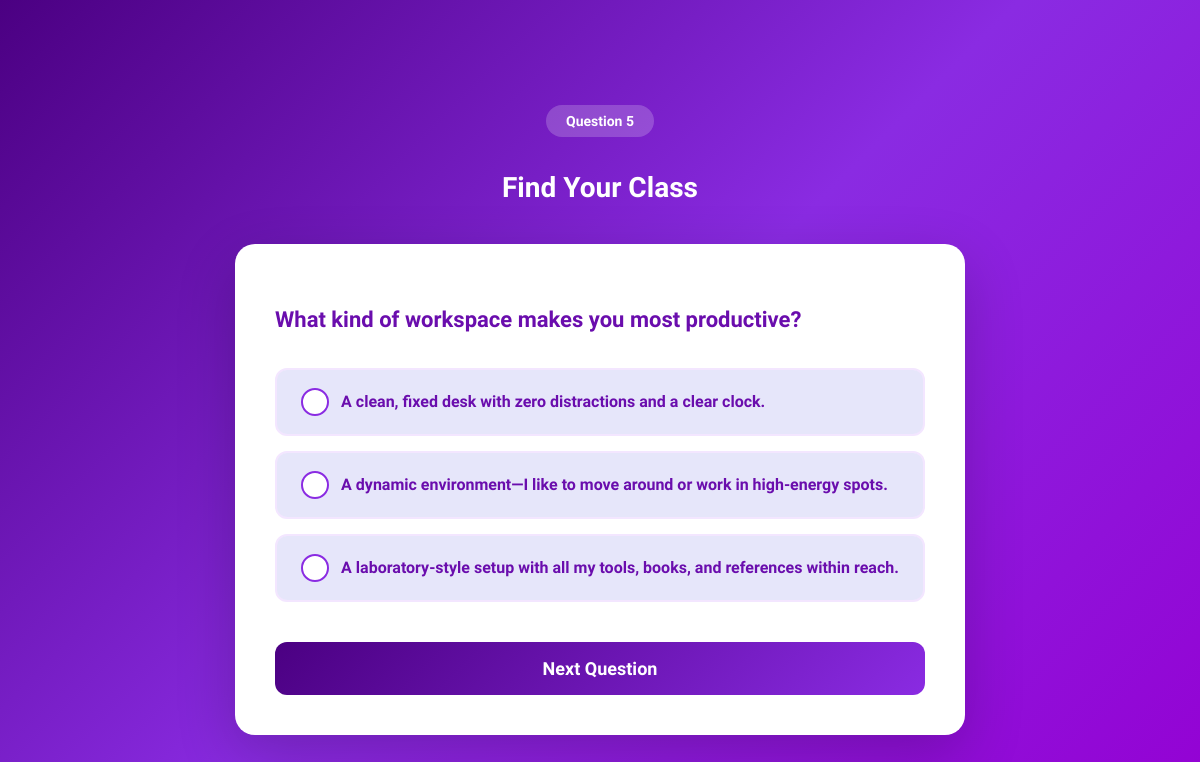
Page /quiz/5/ (signed in) on the committed database.
### quiz/models.py (models this page shows, shortened)
class Quiz_question(models.Model):
    text = models.CharField(max_length=200)
    option_a = models.CharField(max_length=100);#Knights
    option_b = models.CharField(max_length=100)#Ninjas
    option_c = models.CharField(max_length=100)#Alchemists

### quiz/views.py (the view, shortened to what this page needs)
# urls.py: path('quiz/', include('quiz.urls')),
@login_required
def quiz(request, pk):
    key = pk
    question = get_object_or_404(Quiz_question, id=pk)
    return render(request, "quiz/quiz.html", {"key": key, "question": question})

### templates/quiz/quiz.html (shortened to what this page needs)
{% load static %}
<!DOCTYPE html>
<html lang="en">
<head>
    <link rel="stylesheet" href="{% static 'CSS/style.css' %}">
</head>
<body class="quiz-page-body">
    <div class="quiz-container">
        <div class="quiz-header">
            <div class="quiz-counter">Question {{ key }}</div>
            <h1 class="quiz-title">Find Your Class</h1>
        </div>
        <div class="quiz-card">
            <h2 class="question-text">{{ question.text }}</h2>
            <form method="POST">
                <div class="options-container">
                    <label for="option-a" class="option-label">
                        <span class="custom-radio"></span>
                        {{ question.option_a }}
                    </label>
                    <label for="option-b" class="option-label">
                        <span class="custom-radio"></span>
                        {{ question.option_b }}
                    </label>
                    <label for="option-c" class="option-label">
                        <span class="custom-radio"></span>
                        {{ question.option_c }}
                    </label>
                </div>
                <button type="submit" class="submit-button">Next Question</button>
            </form>
        </div>
    </div>
</body>
</html>

### static/CSS/style.css (style rules this page uses)
body, html { margin: 0; padding: 0; font-family: "Trirong", serif; overflow-x: hidden; }
:root { --primary-violet: #8A2BE2; --dark-violet: #4B0082; --light-violet: #E6E6FA; --very-light-violet: #F3E6FF; --violet-text: #6A0DAD; --shadow-violet: rgba(138, 43, 226, 0.3); --transition-smooth: all 0.3s ease; }
.quiz-landing-page, .quiz-page-body { background: linear-gradient(135deg, #4B0082 0%, #8A2BE2 50%, #9400D3 100%); min-height: 100vh; display: flex; align-items: center; justify-content: center; padding: 20px; position: relative; overflow: hidden; margin: 0; }
.quiz-header { text-align: center; margin-bottom: 40px; animation: slideInDown 0.6s ease forwards; }
.quiz-counter { display: inline-block; background: rgba(255, 255, 255, 0.2); color: white; padding: 8px 20px; border-radius: 20px; font-size: 14px; font-weight: 600; margin-bottom: 15px; }
.quiz-title { font-size: 28px; color: white; margin-bottom: 10px; font-weight: 700; }
.quiz-card { background: white; border-radius: 20px; box-shadow: 0 20px 60px rgba(0, 0, 0, 0.2); padding: 40px; animation: slideInUp 0.6s ease forwards; animation-delay: 0.2s; }
.question-text { font-size: 22px; color: #6A0DAD; margin-bottom: 30px; font-weight: 700; line-height: 1.6; }
.options-container { display: flex; flex-direction: column; gap: 15px; margin-bottom: 30px; }
.option-label { display: flex; align-items: center; padding: 18px 24px; background: #E6E6FA; border: 2px solid #F3E6FF; border-radius: 12px; cursor: pointer; transition: var(--transition-smooth); font-size: 16px; color: #6A0DAD; font-weight: 600; }
.custom-radio { display: inline-flex; align-items: center; justify-content: center; width: 24px; height: 24px; border: 2px solid #8A2BE2; border-radius: 50%; margin-right: 12px; transition: var(--transition-smooth); background: white; flex-shrink: 0; }
.submit-button { width: 100%; padding: 16px; background: linear-gradient(135deg, #4B0082 0%, #8A2BE2 100%); color: white; border: none; border-radius: 12px; font-size: 18px; font-weight: 800; cursor: pointer; transition: var(--transition-smooth); font-family: "Trirong", serif; margin-top: 10px; }

### rows in the picture
Quiz_question: text "What kind of workspace makes you most productive?", option_a "A clean, fixed desk with zero distractions and a clear clock.", option_b "A dynamic environment—I like to move around or work in high-energy spots.", option_c "A laboratory-style setup with all my tools, books, and references within reach."

### other values in the picture
{{ key }} "5"
